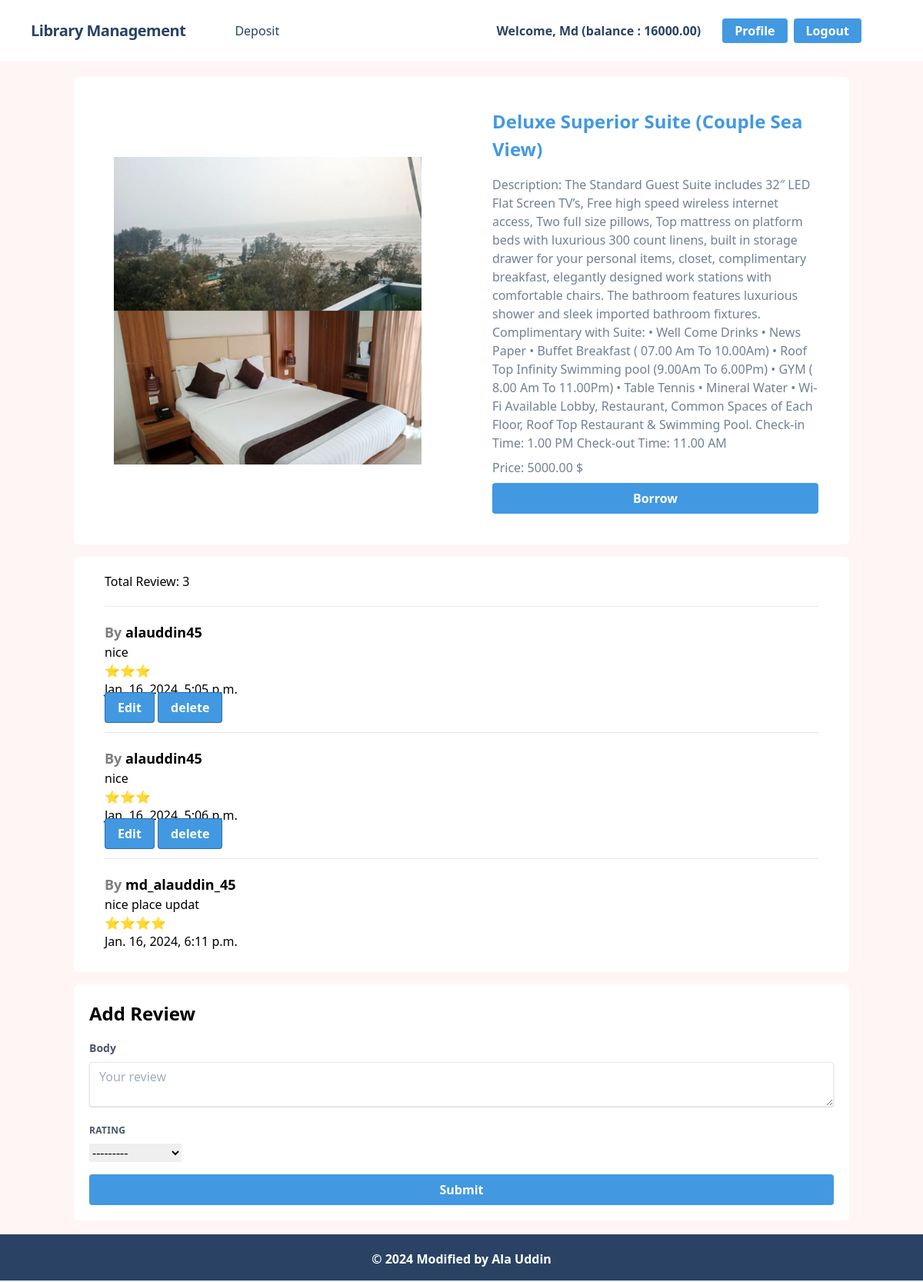
The app's page /room/details/1 (signed in) with its own data.
### accounts/models.py (models this page shows, shortened)
class UserHotelAccount(models.Model):
    user = models.OneToOneField(User, related_name='account', on_delete=models.CASCADE)
    account_no = models.IntegerField(unique=True)
    initial_deposite_date = models.DateField(auto_now_add=True)
    birth_date = models.DateField(null=True, blank=True)
    balance = models.DecimalField(default=0, max_digits=12, decimal_places=2)

### room/models.py (models this page shows, shortened)
class Room(models.Model):
    title = models.CharField(max_length=100)
    description = models.TextField()
    image = models.ImageField(upload_to='media/')
    guest = models.IntegerField(choices=GUEST_CHOICES)
    price = models.DecimalField(max_digits=10, decimal_places=2)

class UserReviews(models.Model):
    room = models.ForeignKey(Room, on_delete=models.CASCADE, related_name='comments')
    user = models.ForeignKey(User, on_delete=models.CASCADE)
    rating = models.CharField(max_length=5, choices=STAR_CHOICES)
    body = models.TextField()
    created_on = models.DateTimeField(auto_now_add=True)

### room/views.py (the view, shortened to what this page needs)
# urls.py: path('details/<int:id>',views.DetailsRoomView.as_view(), name='details_room'),
class DetailsRoomView(DetailView):
    model = Room
    template_name = 'details_room.html'
    pk_url_kwarg = 'id'
    context_object_name = 'room'
    def get_context_data(self, **kwargs):
        context = super().get_context_data(**kwargs)
        room = self.object
        reviews = room.comments.all()
        review_form= forms.ReviewForm()
        context['reviews']= reviews
        context['review_form']= review_form
        return context

### room/forms.py (shortened to what this page needs)
class ReviewForm(forms.ModelForm):
    class Meta:
        model = UserReviews
        fields = ['rating', 'body']
        widgets = {
            'rating': forms.Select(choices=STAR_CHOICES),
            'body': forms.Textarea(attrs={'rows': 4}),
        }
    def __init__(self, *args, **kwargs):
        self.room = kwargs.pop('room', None)
        self.user = kwargs.pop('user', None)
        super().__init__(*args, **kwargs)

### room/templates/details_room.html (shortened to what this page needs)
{% extends "base.html" %}
{% block content %}
<div class="flex bg-white mt-5 rounded-md m-2">
  <div class="w-1/2 flex justify-center items-center py-5">
    <img src="{{ room.image.url }}" class="max-w-full" style="max-width: 400px;" alt="Room Image">
  </div>
  <div class="w-1/2 p-4">
    <div class="bg-white p-6">
      <h5 class="text-2xl font-bold mb-4">
        <a href="#" class="text-blue-500 ">{{ room.title }}</a>
      </h5>
      <p class="text-gray-600 mb-2">Description: {{ room.description }}</p>
      <p class="text-gray-600 mb-2">Price: {{ room.price }} $</p>
      {% if user.is_authenticated %}
      <a href="{% url 'purchase_room' room.id %}" class="flex items-center justify-center w-full p-3 font-semibold tracking bg-blue-500 hover:bg-blue-700 text-white font-bold py-2 px-4 mt-2 rounded">Borrow</a>
      {% endif %}
    </div>
  </div>
</div>
{% if reviews %}
<div class="card mt-4 m-2 bg-white rounded-md  px-10">
  <h5 class="card-header py-5">Total Review: {{ reviews | length }}</h5>
  <div class="card-body pb-2">
    {% for c in reviews %}
    <hr>
      <div class="card mb-3 pb-2 pt-5">
        <div class="card-body">
          <div class="media">
            <div class="media-body">
              <h5 class="mt-0 text-lg font-bold">
                  <span class="opacity-50">By</span> {{ c.user }}
              </h5>
              <p>{{ c.body }}</p>
              <p>{{ c.rating }}</p>
              <p>{{ c.created_on }}</p>
              {% if user.is_authenticated and user == c.user %}
              <a href="{% url 'update_review' c.id %}" class="bg-blue-500 hover:bg-blue-700 text-white font-bold py-2 px-4 border border-blue-700 rounded">Edit</a>
              <a href="{% url 'delete_review' c.id %}" class="bg-blue-500 hover:bg-blue-700 text-white font-bold py-2 px-4 border border-blue-700 rounded">delete</a>
          {% endif %}
            </div>
          </div>
        </div>
      </div>
    {% endfor %}
  </div>
</div>
{% endif %}
<div class="card mt-4 m-2 bg-white rounded-md p-5">
  <div class="card-body">
    <form method="POST" enctype="multipart/form-data">
      <h1 class="mb-4 text-2xl font-bold">Add Review</h1>
      <div class="mb-4">
        <label for="body" class="block text-gray-700 text-sm font-bold mb-2">Body</label>
        <textarea id="body" name="body" placeholder="Your review" class="shadow appearance-none border rounded w-full py-2 px-3 text-gray-700 leading-tight focus:outline-none focus:shadow-outline"></textarea>
      </div>
      <div class="mb-4">
        <label class="block uppercase tracking-wide text-gray-700 text-xs font-bold mb-2" for="{{ review_form.rating.id_for_label }}">
          {{ review_form.rating.label }}
        </label>
        {{ review_form.rating }}
      </div>
      {% if user.is_authenticated %}
        <button type="submit" class="flex items-center justify-center w-full p-3 font-semibold tracking bg-blue-500 hover:bg-blue-700 text-white font-bold py-2 px-4 mt-2 rounded">Submit</button>
      {% endif %}
    </form>
  </div>
</div>
{% endblock %}

### core/templates/navbar.html (shortened to what this page needs)
<nav class="flex items-center justify-between flex-wrap bg-white p-6 px-10">
    <div class="flex items-center flex-shrink-0 text-white mr-6">
        <span class="font-semibold text-xl tracking-tight text-blue-900"><a href="/">Library Management</a></span>
    </div>
    <div class="w-full block flex-grow lg:flex lg:items-center lg:w-auto px-10">
        {% if request.user.is_authenticated %}
            <div class="text-md lg:flex-grow">
                <a href="{% url 'deposit' %}" class="block mt-4 lg:inline-block lg:mt-0 text-blue-900 hover:text-blue-700-900 hover:font-black mr-4">
                    Deposit
                </a>
            </div>
            <div class="flex w-auto">
                <div class="text-blue-900 my-auto font-black px-5">Welcome, {{ request.user.first_name }} (balance : {{request.user.account.balance}}) </div>
                <a href="{% url 'profile' %}" class="bg-blue-500 hover:bg-blue-700 text-white font-bold py-1 mx-2 px-4 rounded focus:outline-none focus:shadow-outline">Profile</a>
                <a href="{% url 'logout' %}" class="bg-blue-500 hover:bg-blue-700 text-white font-bold py-1 px-4 rounded focus:outline-none focus:shadow-outline">Logout</a>
            </div>
        {% endif %}
    </div>
</nav>

### records on screen
Room: image (picture), title "Deluxe Superior Suite (Couple Sea View)", description "The Standard Guest Suite includes 32″ LED Flat Screen TV’s, Free high speed wireless internet access, Two full size pillows, Top mattress on platform beds with luxurious 300 count linens, built in storage drawer for your personal items, closet, complimentary breakfast, elegantly designed work stations with comfortable chairs. The bathroom features luxurious shower and sleek imported bathroom fixtures. Complimentary with Suite: • Well Come Drinks • News Paper • Buffet Breakfast ( 07.00 Am To 10.00Am) • Roof Top Infinity Swimming pool (9.00Am To 6.00Pm) • GYM ( 8.00 Am To 11.00Pm) • Table Tennis • Mineral Water • Wi-Fi Available Lobby, Restaurant, Common Spaces of Each Floor, Roof Top…", price "5000.00"
UserReviews: user "alauddin45", body "nice", rating "⭐⭐⭐", created_on "Jan. 16, 2024, 5:05 p.m.", shows "Edit"
UserReviews: user "alauddin45", body "nice", rating "⭐⭐⭐", created_on "Jan. 16, 2024, 5:06 p.m.", shows "Edit"
UserReviews: user "md_alauddin_45", body "nice place updat", rating "⭐⭐⭐⭐", created_on "Jan. 16, 2024, 6:11 p.m."

### other values on screen
{{ request.user.first_name }} "Md"
{{ request.user.account.balance }} "16000.00"
{{ reviews | length }} "3"
{{ review_form.rating.label }} "RATING"
